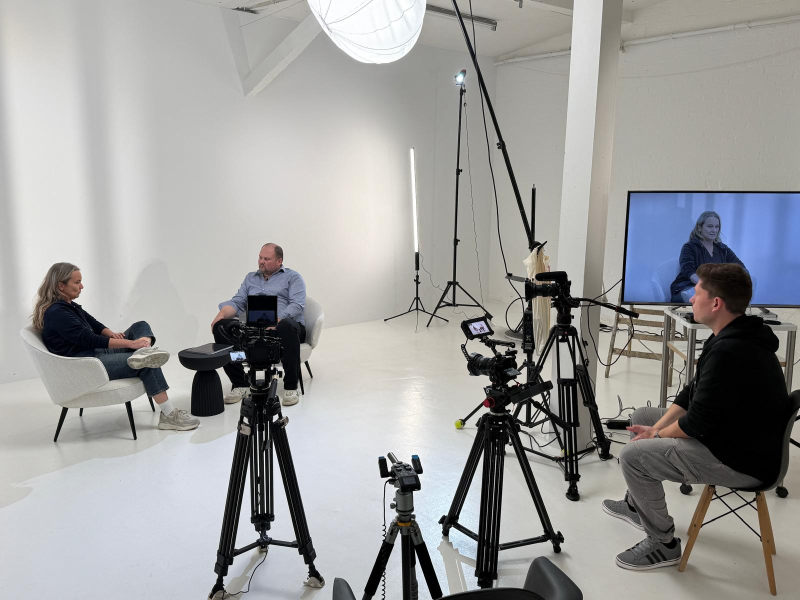
#> input picture weiterempfohlen-paderborn/website/img/drehtag.jpg, 1600 x 1200 px, found by its file name (shown at 1/2 size); its folder holds 4 pictures in this run
$ python make_webp.py
#> lines starting #> are read from the running program, lines starting #| are printed output that depends on the picture
# Wandelt die JPG-Quellen in website/img in WebP für die Website um (website/img-web).
# Große Fotos bekommen zusätzlich eine Handyfassung mit 900 px Breite (-m.webp).
# Aufruf aus dem Ordner weiterempfohlen-paderborn: python3 website/make_webp.py
import os
from PIL import Image
SRC, OUT = 'website/img', 'website/img-web'
BIG = {'hero': 1920, 'stadtbild': 1920, 'drehtag': 1600, 'theke': 1200}
QUALITY = {'hero': 60, 'stadtbild': 60}  # dunkel überlagerte Hintergründe vertragen mehr Kompression
os.makedirs(OUT, exist_ok=True)
for f in sorted(os.listdir(SRC)):
    if not f.endswith('.jpg'):
        continue
    n = f[:-4]
    im = Image.open(f'{SRC}/{f}').convert('RGB')
#> im is the input picture: PIL image 1600x1200 RGB; mean R, G, B 157.5, 157.6, 157.1
    w = BIG.get(n, im.width)
#> w = 1600
    d = im if im.width <= w else im.resize((w, round(im.height * w / im.width)), Image.LANCZOS)
    d.save(f'{OUT}/{n}.webp', 'WEBP', quality=QUALITY.get(n, 78), method=6)
    if n in BIG:
        m = im.resize((900, round(im.height * 900 / im.width)), Image.LANCZOS)
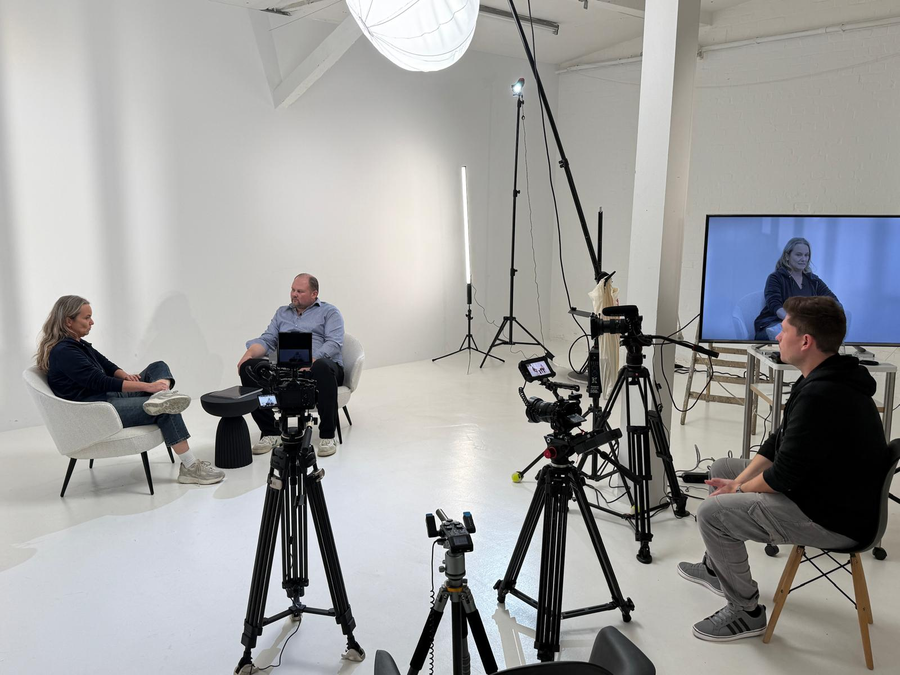
#> m: PIL image 900x675 RGB; mean R, G, B 157.5, 157.6, 157.1
#> pass 3 of the loop `for f in sorted(os.listdir(SRC)):`:
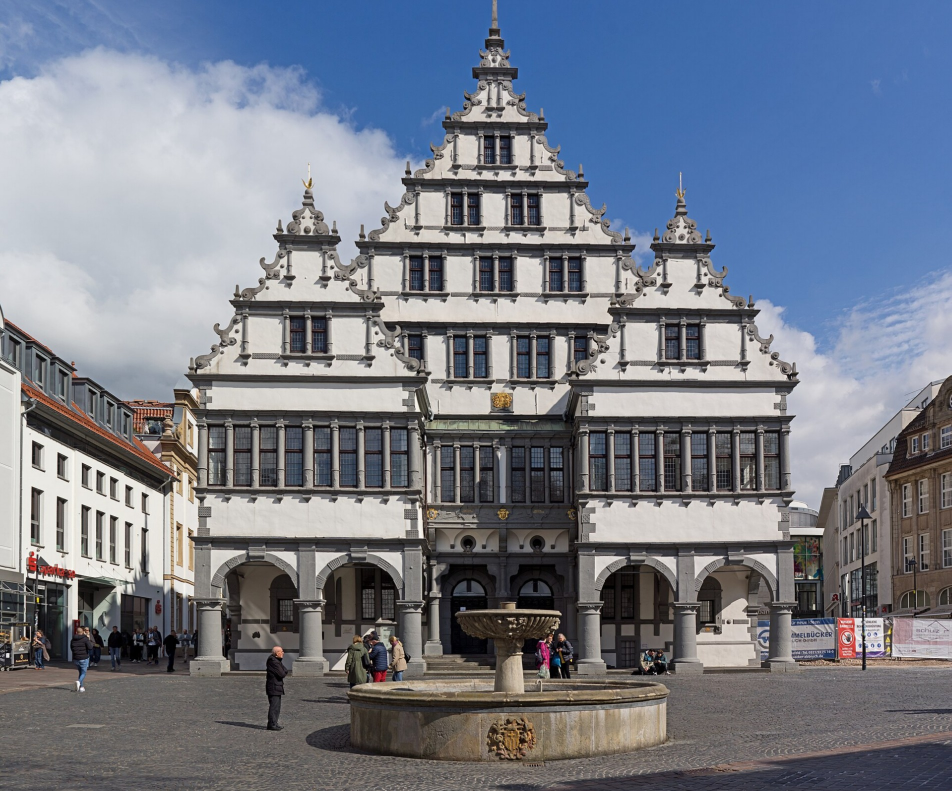
#> input picture weiterempfohlen-paderborn/website/img/hero.jpg, 1903 x 1582 px, found by its file name (shown at 1/2 size)
#> im is the input picture: PIL image 1903x1582 RGB; mean R, G, B 117.5, 123.5, 136.2
#> `m = im.resize((900, round(im.height * 900 / im.width)), Image.LANCZOS)`:
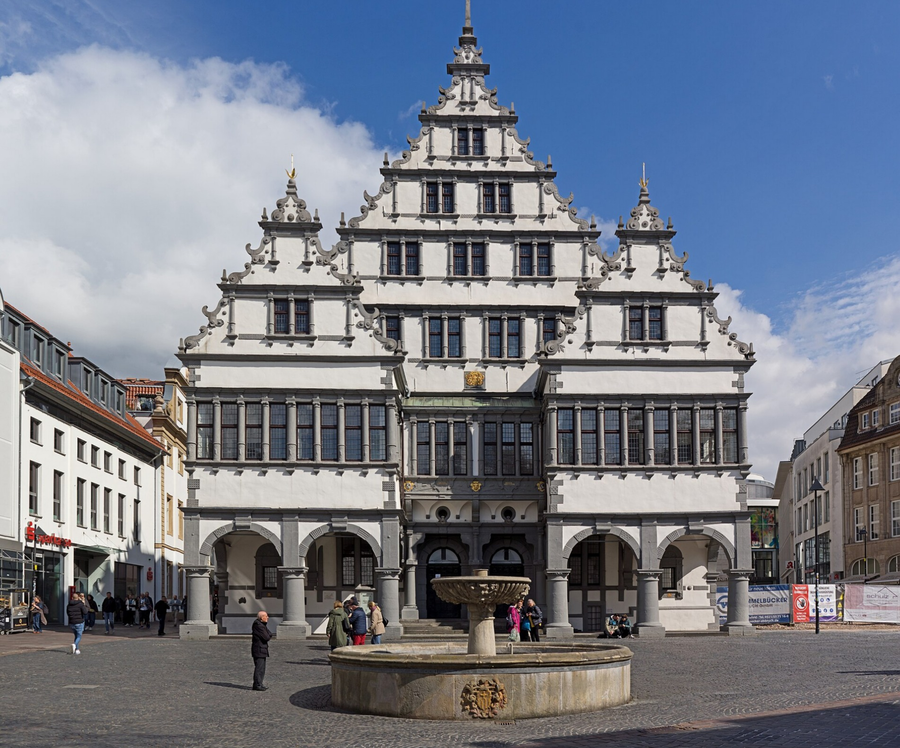
#> m: PIL image 900x748 RGB; mean R, G, B 117.5, 123.5, 136.2
#> the loop made 4 passes; the first 3 are shown
        m.save(f'{OUT}/{n}-m.webp', 'WEBP', quality=62 if n in QUALITY else 76, method=6)
    print(n)
